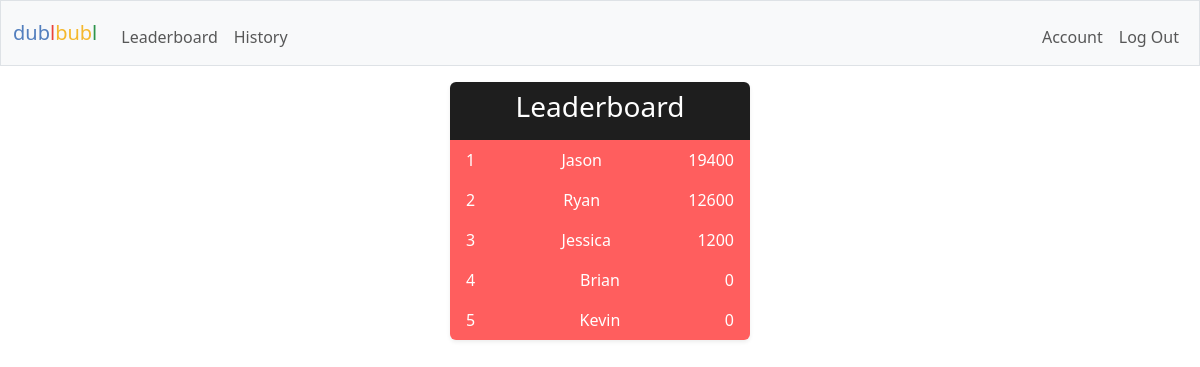
Page /leaderboard (signed in) on the committed database.
### tables this page shows
CREATE TABLE users (
    id INTEGER PRIMARY KEY AUTOINCREMENT NOT NULL,
    username TEXT NOT NULL,
    hash TEXT NOT NULL,
    points INTEGER NOT NULL DEFAULT 1000
, total_points_earned INTEGER);

### app.py (the view)
@app.route("/leaderboard", methods=["GET", "POST"])
def leaderboard():
    user = cur.execute("SELECT username, total_points_earned FROM users ORDER BY total_points_earned DESC LIMIT 5").fetchall()
    print(user[0][0])
    if request.method == "POST":
        return redirect("/")
    else:
        return render_template("leaderboard.html", user=user)

### app.py (called while the page is built)
@app.after_request
def after_request(response):
    response.headers["Cache-Control"] = "no-cache, no-store, must-revalidate"
    response.headers["Expires"] = 0
    response.headers["Pragma"] = "no-cache"
    return response

### templates/leaderboard.html
{% extends "layout.html" %}
{% block main %}
<div class="container d-flex justify-content-center align-items-center leaderboard">
  <ul class="list-group shadow-sm" style="width: 300px">
    <li class="list-group-item text-center text-white border-0" style="background: #1E1E1E;">
      <h3 class="fw-normal">Leaderboard</h3>
    </li>
    {% for user in user %}
    <li class="list-group-item d-flex justify-content-between text-white border-0" style="background: #FF5E5E; display: flex; justify-content: space-between;">
      <span>{{ loop.index }}</span>
      <span>{{ user[0] }} </span>
      <span>{{ user[1] }}</span>
    </li>
    {% endfor %}
  </ul>
</div>
{% endblock %}

### static/style.css (style rules this page uses)
* { margin: 0; padding: 0; box-sizing: border-box; }
html { font-family:Arial, Helvetica, sans-serif; font-size: 1rem; }
body { height: 100vh; }
.leaderboard { margin: 1em auto; }

### rows in the picture
users: username "Jason", total_points_earned "19400"
users: username "Ryan", total_points_earned "12600"
users: username "Jessica", total_points_earned "1200"
users: username "Brian", total_points_earned "0"
users: username "Kevin", total_points_earned "0"
